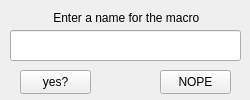
<?xml version="1.0" encoding="UTF-8"?>
<ui version="4.0">
 <class>AddMacroUI</class>
 <widget class="QWidget" name="AddMacroUI">
  <property name="geometry">
   <rect>
    <x>0</x>
    <y>0</y>
    <width>250</width>
    <height>100</height>
   </rect>
  </property>
  <property name="windowTitle">
   <string>New Macro</string>
  </property>
  <property name="windowIcon">
   <iconset resource="MacroApp.qrc">
    <normaloff>:/MacroApp/logo.png</normaloff>:/MacroApp/logo.png</iconset>
  </property>
  <widget class="QPushButton" name="yesButton">
   <property name="geometry">
    <rect>
     <x>20</x>
     <y>70</y>
     <width>71</width>
     <height>24</height>
    </rect>
   </property>
   <property name="text">
    <string>yes?</string>
   </property>
  </widget>
  <widget class="QPushButton" name="noButton">
   <property name="geometry">
    <rect>
     <x>160</x>
     <y>70</y>
     <width>71</width>
     <height>24</height>
    </rect>
   </property>
   <property name="text">
    <string>NOPE</string>
   </property>
  </widget>
  <widget class="QLabel" name="enterNameLabel">
   <property name="geometry">
    <rect>
     <x>40</x>
     <y>10</y>
     <width>170</width>
     <height>16</height>
    </rect>
   </property>
   <property name="text">
    <string>    Enter a name for the macro</string>
   </property>
  </widget>
  <widget class="QLineEdit" name="nameInputBox">
   <property name="geometry">
    <rect>
     <x>10</x>
     <y>30</y>
     <width>231</width>
     <height>31</height>
    </rect>
   </property>
  </widget>
 </widget>
 <layoutdefault spacing="6" margin="11"/>
 <resources>
  <include location="MacroApp.qrc"/>
 </resources>
 <connections/>
</ui>
